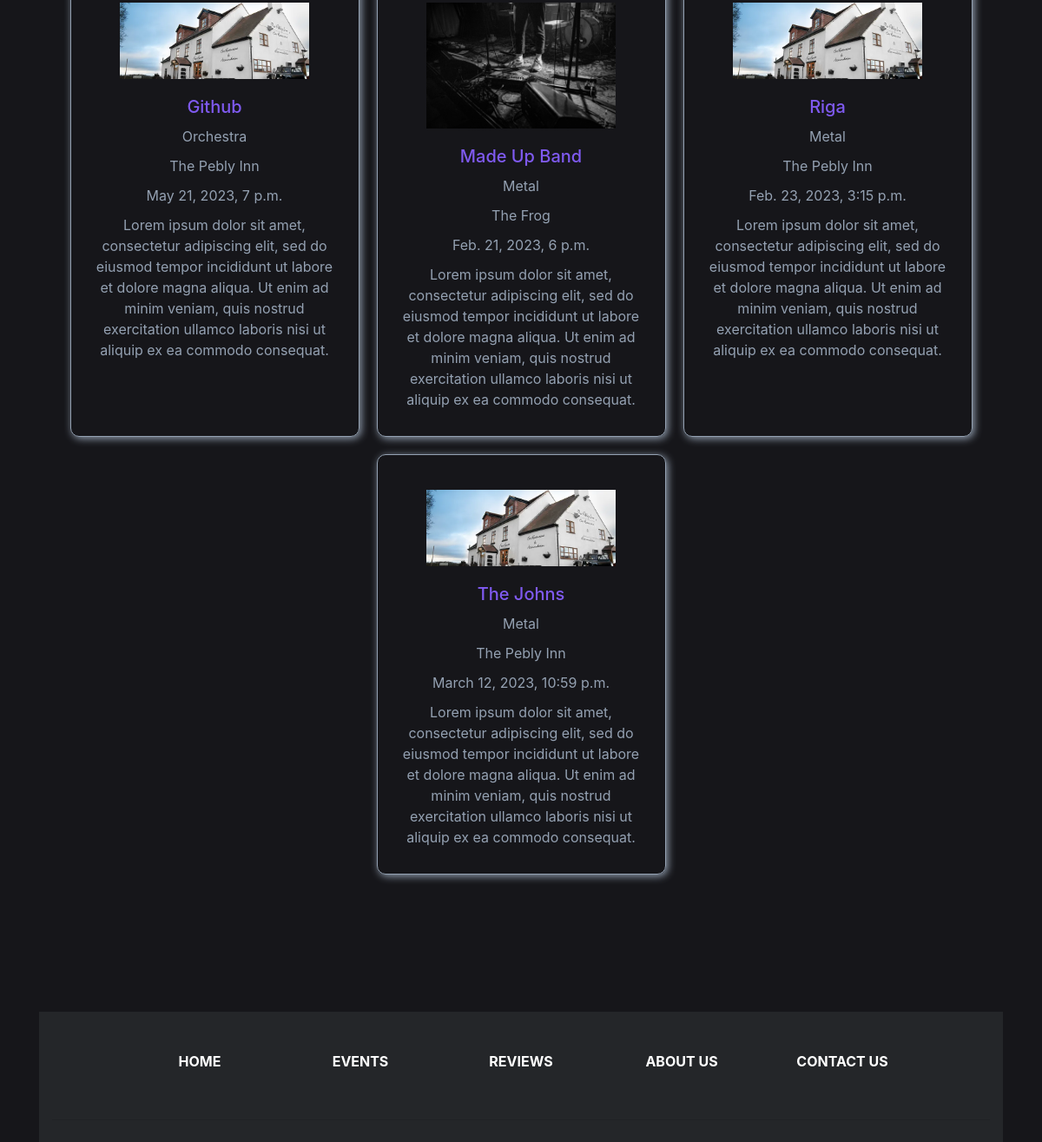
/events/ (middle part), run on an earlier commit of the app's database.
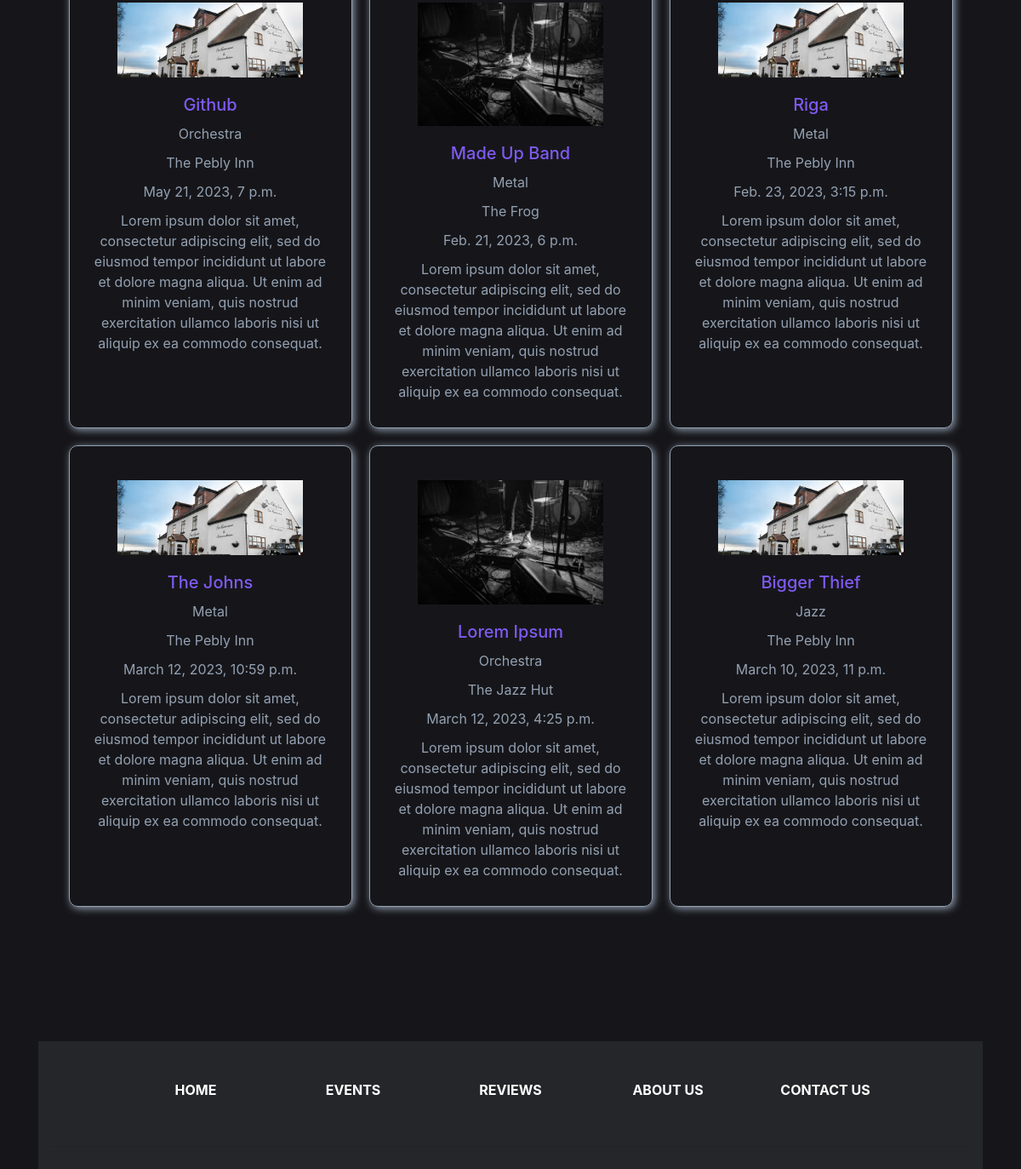
And on a later commit of the database.
### events/models.py (models this page shows, shortened)
class Event(models.Model):
    name = models.CharField(max_length=100)
    event_type = models.CharField(max_length=50)
    location = models.CharField(max_length=100)
    date = models.DateTimeField()
    description = models.TextField()
    photo = models.ImageField(upload_to='imgs')

### events/views.py (the view)
# urls.py: path('events/', EventsListView.as_view(), name='events-events'), # 'events/' maps to the events page
class EventsListView(ListView): # This view is used to display all the events in the database
    model = Event # Tells the view which model to query
    template_name = 'events/events.html' # <app>/<model>_<viewtype>.html
    context_object_name = 'events' # name of the object list that will be used in the template

### events/templates/events/events.html (shortened to what this page needs)
{% extends "events/base.html" %}
{% block content %}
    <div class="event-container">
        {% for event in events %}
            <div class="event-card">
                <img class="event-card-photo" src="{{ event.photo.url }}">
                <a class="event-card-title" href="{% url 'event-detail' event.id %}"><h3 class="event-card-title">{{ event.name }}</h3></a>
                <p class="event-card-type">{{ event.event_type }}</p>
                <p class="event-card-location">{{ event.location }}</p>
                <p class="event-card-date">{{ event.date }}</p>
                <p class="event-card-description">{{ event.description }}</p>
            </div>
        {% endfor %}
    </div>
{% endblock content %}

What changed in the data, as far as the page shows it:
added Event: photo (picture), name "Lorem Ipsum", event_type "Orchestra", location "The Jazz Hut", date "March 12, 2023, 4:25 p.m.", description "Lorem ipsum dolor sit amet, consectetur adipiscing elit, sed do eiusmod tempor incididunt ut labore et dolore magna aliqua. Ut enim ad minim veniam, quis nostrud exercitation ullamco laboris nisi ut aliquip ex ea commodo consequat."
added Event: photo (picture), name "Bigger Thief", event_type "Jazz", location "The Pebly Inn", date "March 10, 2023, 11 p.m.", description "Lorem ipsum dolor sit amet, consectetur adipiscing elit, sed do eiusmod tempor incididunt ut labore et dolore magna aliqua. Ut enim ad minim veniam, quis nostrud exercitation ullamco laboris nisi ut aliquip ex ea commodo consequat."
